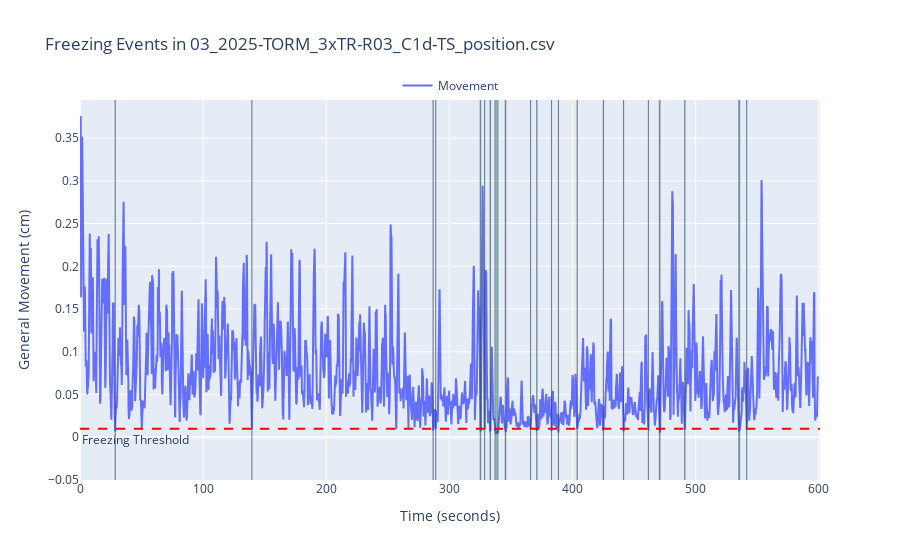

Source (notebook cell):
### Markdown cell above
---
#### 4.  We can also measure other behaviours, such as freezing

### Code cell
# Plot freezing events
rst.plot_freezing(params, example_path)

### Figure 1 — Plotly figure (JSON) as saved in the notebook; plotly's stock layout.template omitted (floating-point values rounded to 4 significant figures; data arrays with more than 128 entries replaced by an {"elided": "..."} marker saying what was removed)
{"data": [{"mode": "lines", "name": "Movement", "type": "scatter", "x": {"elided": "18000 float values"}, "y": {"elided": "18000 float values"}}], "layout": {"annotations": [{"showarrow": false, "text": "Freezing Threshold", "x": 0, "xanchor": "left", "xref": "x domain", "y": 0.01, "yanchor": "top", "yref": "y"}], "legend": {"orientation": "h", "x": 0.5, "xanchor": "center", "y": 1, "yanchor": "bottom"}, "shapes": [{"fillcolor": "rgba(0, 100, 80, 0.4)", "line": {"width": 0.4}, "type": "rect", "x0": 28.53, "x1": 28.63, "y0": -0.1, "y1": 1.5}, {"fillcolor": "rgba(0, 100, 80, 0.4)", "line": {"width": 0.4}, "type": "rect", "x0": 139.6, "x1": 139.6, "y0": -0.1, "y1": 1.5}, {"fillcolor": "rgba(0, 100, 80, 0.4)", "line": {"width": 0.4}, "type": "rect", "x0": 286.7, "x1": 286.8, "y0": -0.1, "y1": 1.5}, {"fillcolor": "rgba(0, 100, 80, 0.4)", "line": {"width": 0.4}, "type": "rect", "x0": 288.8, "x1": 289.0, "y0": -0.1, "y1": 1.5}, {"fillcolor": "rgba(0, 100, 80, 0.4)", "line": {"width": 0.4}, "type": "rect", "x0": 324.9, "x1": 325.5, "y0": -0.1, "y1": 1.5}, {"fillcolor": "rgba(0, 100, 80, 0.4)", "line": {"width": 0.4}, "type": "rect", "x0": 328.6, "x1": 328.7, "y0": -0.1, "y1": 1.5}, {"fillcolor": "rgba(0, 100, 80, 0.4)", "line": {"width": 0.4}, "type": "rect", "x0": 332.9, "x1": 333.4, "y0": -0.1, "y1": 1.5}, {"fillcolor": "rgba(0, 100, 80, 0.4)", "line": {"width": 0.4}, "type": "rect", "x0": 336.9, "x1": 339.5, "y0": -0.1, "y1": 1.5}, {"fillcolor": "rgba(0, 100, 80, 0.4)", "line": {"width": 0.4}, "type": "rect", "x0": 345.3, "x1": 345.9, "y0": -0.1, "y1": 1.5}, {"fillcolor": "rgba(0, 100, 80, 0.4)", "line": {"width": 0.4}, "type": "rect", "x0": 365.8, "x1": 366.0, "y0": -0.1, "y1": 1.5}, {"fillcolor": "rgba(0, 100, 80, 0.4)", "line": {"width": 0.4}, "type": "rect", "x0": 370.9, "x1": 371.1, "y0": -0.1, "y1": 1.5}, {"fillcolor": "rgba(0, 100, 80, 0.4)", "line": {"width": 0.4}, "type": "rect", "x0": 382.9, "x1": 383.0, "y0": -0.1, "y1": 1.5}, {"fillcolor": "rgba(0, 100, 80, 0.4)", "line": {"width": 0.4}, "type": "rect", "x0": 388.4, "x1": 388.6, "y0": -0.1, "y1": 1.5}, {"fillcolor": "rgba(0, 100, 80, 0.4)", "line": {"width": 0.4}, "type": "rect", "x0": 403.7, "x1": 403.8, "y0": -0.1, "y1": 1.5}, {"fillcolor": "rgba(0, 100, 80, 0.4)", "line": {"width": 0.4}, "type": "rect", "x0": 424.9, "x1": 425.2, "y0": -0.1, "y1": 1.5}, {"fillcolor": "rgba(0, 100, 80, 0.4)", "line": {"width": 0.4}, "type": "rect", "x0": 441.4, "x1": 441.6, "y0": -0.1, "y1": 1.5}, {"fillcolor": "rgba(0, 100, 80, 0.4)", "line": {"width": 0.4}, "type": "rect", "x0": 461.5, "x1": 461.7, "y0": -0.1, "y1": 1.5}, {"fillcolor": "rgba(0, 100, 80, 0.4)", "line": {"width": 0.4}, "type": "rect", "x0": 470.4, "x1": 471.1, "y0": -0.1, "y1": 1.5}, {"fillcolor": "rgba(0, 100, 80, 0.4)", "line": {"width": 0.4}, "type": "rect", "x0": 491.1, "x1": 491.3, "y0": -0.1, "y1": 1.5}, {"fillcolor": "rgba(0, 100, 80, 0.4)", "line": {"width": 0.4}, "type": "rect", "x0": 534.9, "x1": 535.8, "y0": -0.1, "y1": 1.5}, {"fillcolor": "rgba(0, 100, 80, 0.4)", "line": {"width": 0.4}, "type": "rect", "x0": 541.4, "x1": 541.5, "y0": -0.1, "y1": 1.5}, {"line": {"color": "red", "dash": "dash"}, "type": "line", "x0": 0, "x1": 1, "xref": "x domain", "y0": 0.01, "y1": 0.01, "yref": "y"}], "showlegend": true, "title": {"text": "Freezing Events in 03_2025-TORM_3xTR-R03_C1d-TS_position.csv"}, "xaxis": {"range": [0, 601.0], "title": {"text": "Time (seconds)"}}, "yaxis": {"range": [-0.05, 0.3946], "title": {"text": "General Movement (cm)"}}}}
